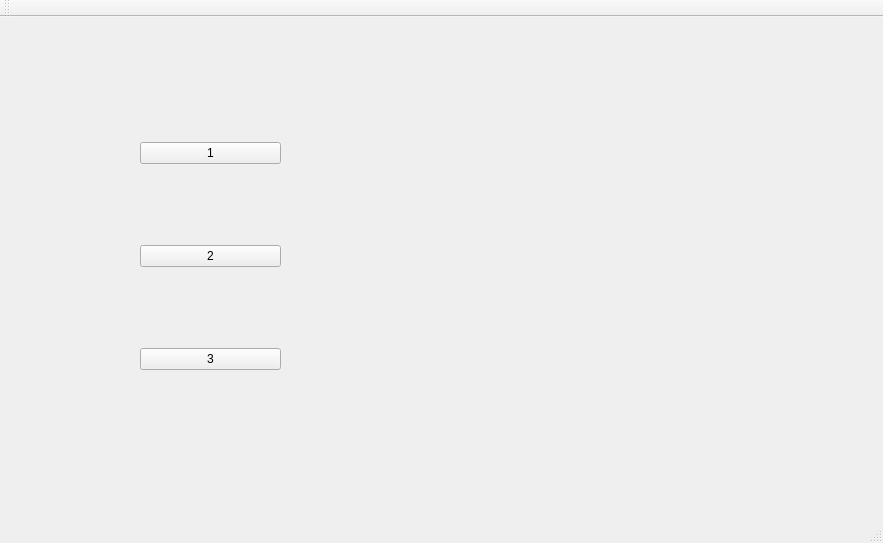
<?xml version="1.0" encoding="UTF-8"?>
<ui version="4.0">
 <class>MainWindow</class>
 <widget class="QMainWindow" name="MainWindow">
  <property name="geometry">
   <rect>
    <x>0</x>
    <y>0</y>
    <width>883</width>
    <height>543</height>
   </rect>
  </property>
  <property name="windowTitle">
   <string>MainWindow</string>
  </property>
  <widget class="QWidget" name="centralWidget">
   <widget class="QWidget" name="verticalLayoutWidget">
    <property name="geometry">
     <rect>
      <x>120</x>
      <y>30</y>
      <width>181</width>
      <height>421</height>
     </rect>
    </property>
    <layout class="QVBoxLayout" name="verticalLayout">
     <property name="leftMargin">
      <number>20</number>
     </property>
     <property name="topMargin">
      <number>20</number>
     </property>
     <property name="rightMargin">
      <number>20</number>
     </property>
     <property name="bottomMargin">
      <number>20</number>
     </property>
     <item>
      <widget class="QPushButton" name="pushButton_2">
       <property name="text">
        <string>1</string>
       </property>
      </widget>
     </item>
     <item>
      <widget class="QPushButton" name="pushButton_3">
       <property name="text">
        <string>2</string>
       </property>
      </widget>
     </item>
     <item>
      <widget class="QPushButton" name="pushButton">
       <property name="text">
        <string>3</string>
       </property>
      </widget>
     </item>
    </layout>
   </widget>
  </widget>
  <widget class="QMenuBar" name="menuBar">
   <property name="geometry">
    <rect>
     <x>0</x>
     <y>0</y>
     <width>883</width>
     <height>26</height>
    </rect>
   </property>
  </widget>
  <widget class="QToolBar" name="mainToolBar">
   <attribute name="toolBarArea">
    <enum>TopToolBarArea</enum>
   </attribute>
   <attribute name="toolBarBreak">
    <bool>false</bool>
   </attribute>
  </widget>
  <widget class="QStatusBar" name="statusBar"/>
 </widget>
 <layoutdefault spacing="6" margin="11"/>
 <resources/>
 <connections/>
</ui>
